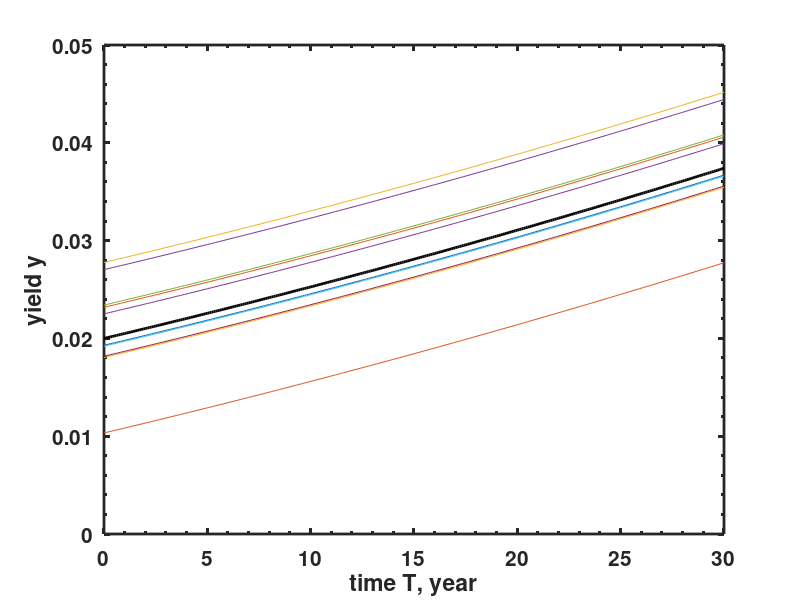

Here is the MATLAB script that generated this plot: (Note: this script raises an error after producing the figure.)
close all
clear all

rng(1);
T=0:0.1:30;

r0 = 0.02;
a = 0.001;
sig=0.004;
y0 = r0 + 0.5*a*T + 0.1667*sig^2.*T.^2;

%% 1Y evoluation
h = figure(1)
plot(T,y0,'linewidth',2,'color','black')
xlabel('time T, year')
ylabel('yield y')
ylim([0,0.05])
N = 10;
Z = randn(N,1);


for i=1:N
    yset(i,:) = y0;
    yset(i,:) = bsxfun(@plus,yset(i,:), a + sig*Z(i));
    figure(1)
    hold on
    plot(T,yset(i,:),'linewidth',0.5)

end
set(gca,'linewidth',2,'fontsize',15,'fontweight','bold','plotboxaspectratiomode','auto','xminortick','on','yminortick','on','TickLength',[0.04;0.02]);
pbaspect([1 1 1])
saveTightFigure(h,'MertonModelYieldCurveEvoluation1Y.pdf')
%% 5Y evoluation
h = figure(2)
plot(T,y0,'linewidth',2,'color','black')
xlabel('time T, year')
ylabel('yield y')
ylim([0,0.05])
N = 10;
Z = randn(N,1);


for i=1:N
    yset(i,:) = y0;
    yset(i,:) = bsxfun(@plus,yset(i,:), a*5 + sig*sqrt(5)*Z(i));
    figure(2)
    hold on
    plot(T,yset(i,:),'linewidth',0.5)

end
set(gca,'linewidth',2,'fontsize',15,'fontweight','bold','plotboxaspectratiomode','auto','xminortick','on','yminortick','on','TickLength',[0.04;0.02]);
pbaspect([1 1 1])
saveTightFigure(h,'MertonModelYieldCurveEvoluation5Y.pdf')
%% 5Y maturity evoluation
t=0:0.1:5;
dt = t(2)-t(1);
h = figure(3)
hold on;
for ntraj = 1:10
N = length(t);
Z = randn(N,1);
W(1)=0;
for i = 2: length(t)
    W(i) = W(i-1) + sig*sqrt(dt)*Z(i);
end
y_5Y = r0 + 0.5*a*t + W + 0.5*a*(5-t) + 0.1667*sig^2.*(5-t).^2;
% zero coupon bond price
P_5Y = exp(-y_5Y.*(5-t));
h = figure(3)
plot(t,y_5Y,'linewidth',1)
xlabel('time t, year')
ylabel('yield y(t,5Y)')
ylim([0,0.05])




h2 = figure(5)
plot(t,P_5Y,'linewidth',1);
hold on
xlabel('time t, year')
ylabel('P(t,5Y)')
ylim([0.6,1.1])


end
set(gca,'linewidth',2,'fontsize',15,'fontweight','bold','plotboxaspectratiomode','auto','xminortick','on','yminortick','on','TickLength',[0.04;0.02]);
set(gca,'Box','on')
pbaspect([1 1 1])
saveTightFigure(h,'MertonModel5YYieldEvoluation.pdf')
saveTightFigure(h2,'MertonModel5YZCBEvoluation.pdf')
%% 10Y maturity evoluation
t=0:0.1:10;
dt = t(2)-t(1);
h = figure(4)
hold on;
for ntraj = 1:10
N = length(t);
Z = randn(N,1);
W(1)=0;
for i = 2: length(t)
    W(i) = W(i-1) + sig*sqrt(dt)*Z(i);
end
y_10Y = r0 + 0.5*a*t + W + 0.5*a*(5-t) + 0.1667*sig^2.*(5-t).^2;

h = figure(4)
plot(t,y_10Y,'linewidth',1)
xlabel('time t, year')
ylabel('yield y(t,10Y)')
ylim([0,0.05])

% zero coupon bond price
P_10Y = exp(-y_10Y.*(10-t));
h2 = figure(6)
plot(t,P_10Y,'linewidth',1);
hold on
xlabel('time t, year')
ylabel('P(t,10Y)')
ylim([0.6,1.1])
end
set(gca,'linewidth',2,'fontsize',15,'fontweight','bold','plotboxaspectratiomode','auto','xminortick','on','yminortick','on','TickLength',[0.04;0.02],'box','on');
set(gca,'Box','on')
pbaspect([1 1 1])
saveTightFigure(h,'MertonModel10YYieldEvoluation.pdf')
saveTightFigure(h2,'MertonModel10YZCBEvoluation.pdf')